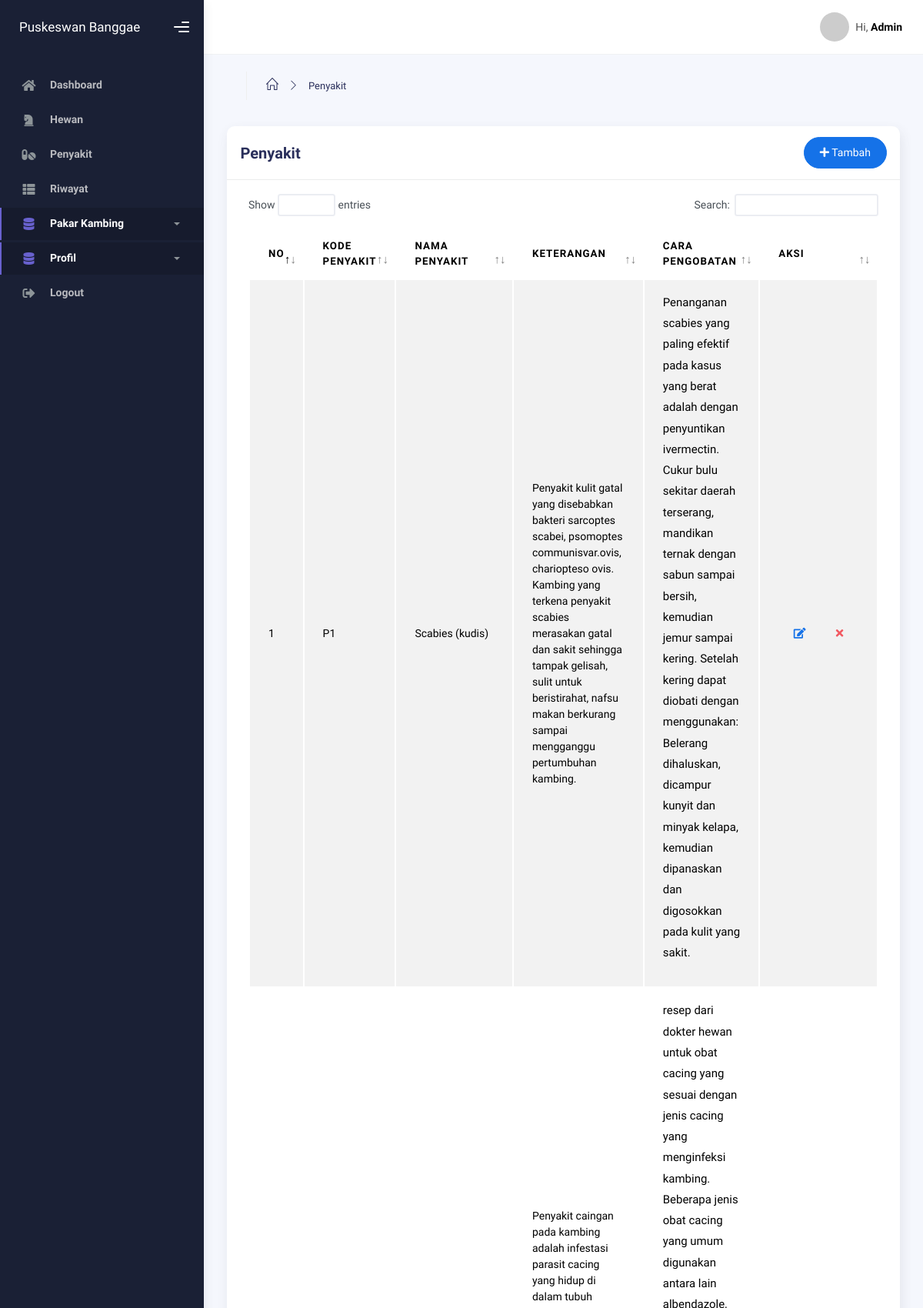
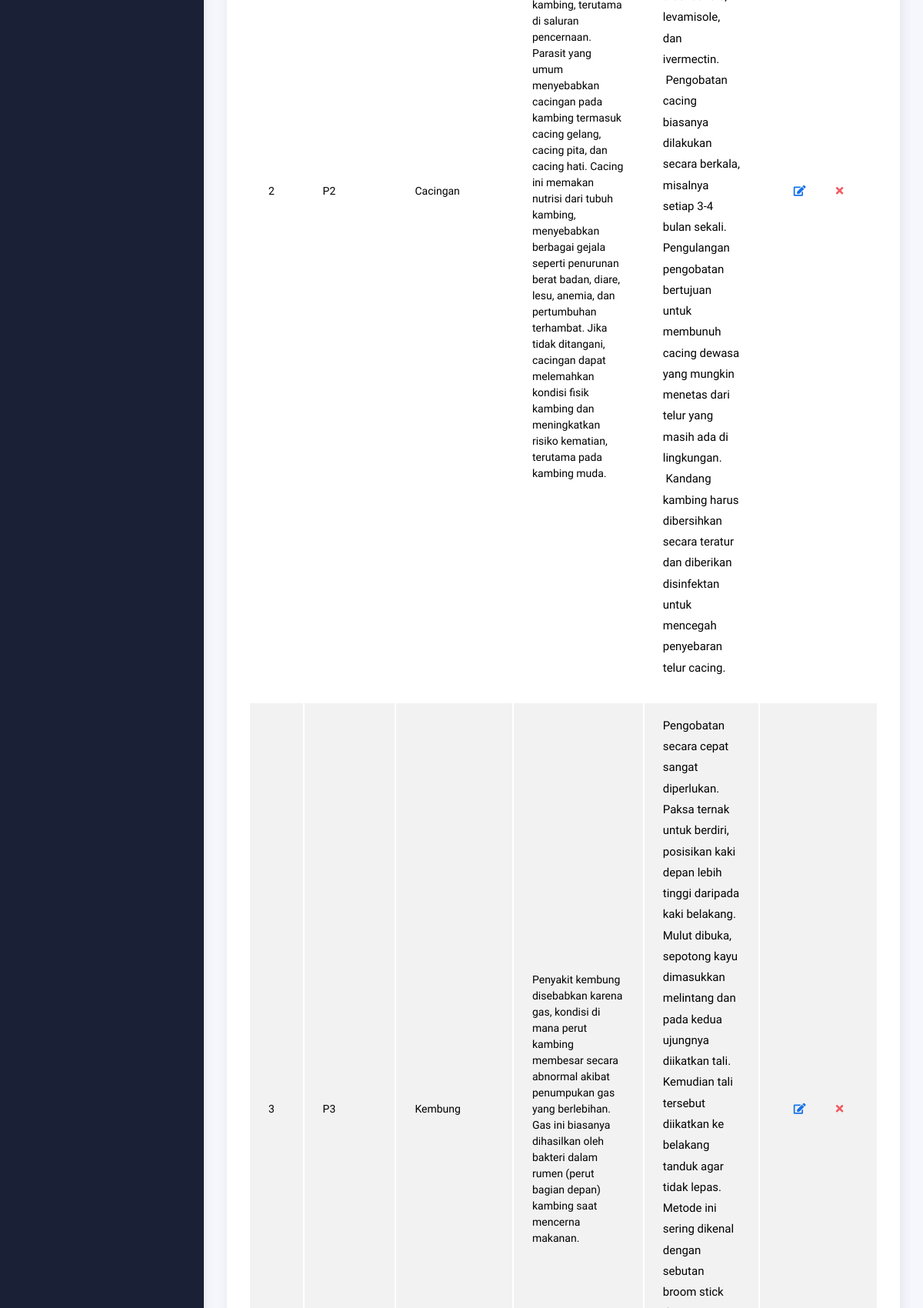
Screenshot of /backend/penyakit/index.php (upper part) with the database file from the repository (2 pictures, top to bottom).
### tables this page shows
CREATE TABLE `tbl_penyakit` (
  `kode_penyakit` varchar(11) NOT NULL,
  `nama_penyakit` varchar(100) DEFAULT NULL,
  `keterangan` text NOT NULL,
  `pencegahan` text NOT NULL
);

### backend/penyakit/index.php (the view, shortened to what this page needs)
<?php
  include '../components/header.php';
?>
  <body>
    <div class="wrapper">
      <?php
        include '../components/sidebar.php';
      ?>
      <div class="main-panel">
        <div class="main-header">
          <?php
            include '../components/navbar.php';
          ?>
        </div>
        <div class="container">
          <div class="page-inner">
            <div class="page-header">
              <ul class="breadcrumbs mb-3">
                <li class="nav-home">
                  <a href="#">
                    <i class="icon-home"></i>
                  </a>
                </li>
                <li class="separator">
                  <i class="icon-arrow-right"></i>
                </li>
                <li class="nav-item">
                  <a href="#">Penyakit</a>
                </li>
              </ul>
            </div>
            <div class="row">
              <div class="col-md-12">
                <div class="card">
                  <div class="card-header">
                    <div class="d-flex align-items-center">
                      <h4 class="card-title">Penyakit</h4>
                      <a
                        class="btn btn-primary btn-round ms-auto"
                        href="tambah.php"
                      >
                        <i class="fa fa-plus"></i>
                        Tambah
                      </a>
                    </div>
                  </div>
                  <div class="card-body">
                    <div class="table-responsive">
                      <table
                        id="add-row"
                        class="display table table-striped table-hover"
                      >
                        <thead>
                          <tr>
                            <th>NO</th>
                            <th>KODE PENYAKIT</th>
                            <th>NAMA PENYAKIT</th>
                            <th>KETERANGAN</th>
                            <th>CARA PENGOBATAN</th>
                            <th style="width: 10%">AKSI</th>
                          </tr>
                        </thead>
                        <tbody>
                        <?php
                          $query = mysqli_query($koneksi, "SELECT * FROM tbl_penyakit");
                          $no = 1;
                          while($data = mysqli_fetch_array($query)) {
                        ?>
                          <tr>
                            <td><?= $no++ ?></td>
                            <td><?= $data["kode_penyakit"]; ?></td>
                            <td><?= $data["nama_penyakit"]; ?></td>
                            <td><?= $data["keterangan"]; ?></td>
                            <td><?= $data["pencegahan"]; ?></td>
                            <td>
                              <div class="form-button-action">
                                <a
                                  href="edit.php?kode_penyakit=<?= $data['kode_penyakit']; ?>"
                                  class="btn btn-link btn-primary"
                                  data-original-title="Edit Task"
                                >
                                  <i class="fa fa-edit"></i>
                                </a>
                                <button type="button"
                                  data-id="<?= $data['kode_penyakit']; ?>"
                                  class="btn btn-link btn-danger delete-btn"
                                  data-original-title="Remove"
                                >
                                  <i class="fa fa-times"></i>
                                </button>
                              </div>
                            </td>
                          </tr>
                        <?php
                          }
                        ?>
                        </tbody>
                      </table>
                    </div>
                  </div>
                </div>
              </div>
            </div>
          </div>
        </div>
      </div>
      <div class="custom-template">
        <div class="title">Settings</div>
        <div class="custom-content">
          <div class="switcher">
            <div class="switch-block">
              <h4>Logo Header</h4>
              <div class="btnSwitch">
                <button
                  type="button"
                  class="selected changeLogoHeaderColor"
                  data-color="dark"
                ></button>
                <button
                  type="button"
                  class="selected changeLogoHeaderColor"
                  data-color="blue"
                ></button>
                <br />
              </div>
            </div>
            <div class="switch-block">
              <h4>Navbar Header</h4>
              <div class="btnSwitch">
                <br />
                <button
                  type="button"
                  class="selected changeTopBarColor"
                  data-color="blue2"
                ></button>
              </div>
            </div>
            <div class="switch-block">
              <h4>Sidebar</h4>
              <div class="btnSwitch">
                <button
                  type="button"
                  class="selected changeSideBarColor"
                  data-color="white"
                ></button>
              </div>
            </div>
          </div>
        </div>
        <div class="custom-toggle">
        </div>
      </div>
    </div>
  </body>
</html>

### rows the page displays
tbl_penyakit: kode_penyakit "P1", nama_penyakit "Scabies (kudis)", keterangan "Penyakit kulit gatal yang disebabkan bakteri sarcoptes scabei, psomoptes communisvar.ovis, chariopteso ovis. Kambing yang terkena penyakit scabies merasakan gatal dan sakit sehingga tampak gelisah, sulit untuk beristirahat, nafsu makan berkurang sampai mengganggu pertumbuhan kambing.", pencegahan "Penanganan scabies yang paling efektif pada kasus yang berat adalah dengan penyuntikan ivermectin. Cukur bulu sekitar daerah terserang, mandikan ternak dengan sabun sampai bersih, kemudian jemur sampai kering. Setelah kering dapat diobati dengan menggunakan: Belerang dihaluskan, dicampur kunyit dan minyak kelapa, kemudian dipanaskan dan digosokkan pada kulit yang sakit."
tbl_penyakit: kode_penyakit "P2", nama_penyakit "Cacingan", keterangan "Penyakit caingan pada kambing adalah infestasi parasit cacing yang hidup di dalam tubuh kambing, terutama di saluran pencernaan. Parasit yang umum menyebabkan cacingan pada kambing termasuk cacing gelang, cacing pita, dan cacing hati. Cacing ini memakan nutrisi dari tubuh kambing, menyebabkan berbagai gejala seperti penurunan berat badan, diare, lesu, anemia, dan pertumbuhan terhambat. Jika tidak ditangani, cacingan dapat melemahkan kondisi fisik kambing dan meningkatkan risiko kematian, terutama pada kambing muda.", pencegahan "resep dari dokter hewan untuk obat cacing yang sesuai dengan jenis cacing yang menginfeksi kambing. Beberapa jenis obat cacing yang umum digunakan antara lain albendazole, levamisole, dan ivermectin. Pengobatan cacing biasanya dilakukan secara berkala, misalnya setiap 3-4 bulan sekali. Pengulangan pengobatan bertujuan untuk membunuh cacing dewasa yang mungkin menetas dari telur yang masih ada di lingkungan. Kandang kambing harus dibersihkan secara teratur dan diberikan disinfektan untuk mencegah penyebaran telur cacing."
tbl_penyakit: kode_penyakit "P3", nama_penyakit "Kembung", keterangan "Penyakit kembung disebabkan karena gas, kondisi di mana perut kambing membesar secara abnormal akibat penumpukan gas yang berlebihan. Gas ini biasanya dihasilkan oleh bakteri dalam rumen (perut bagian depan) kambing saat mencerna makanan."
